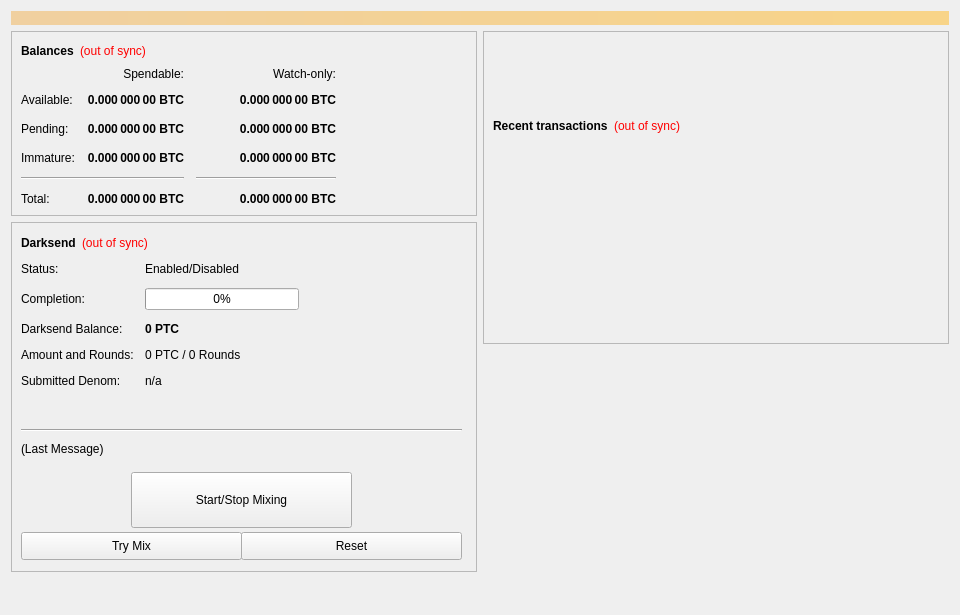
<?xml version="1.0" encoding="UTF-8"?>
<ui version="4.0">
 <class>OverviewPage</class>
 <widget class="QWidget" name="OverviewPage">
  <property name="geometry">
   <rect>
    <x>0</x>
    <y>0</y>
    <width>960</width>
    <height>615</height>
   </rect>
  </property>
  <property name="minimumSize">
   <size>
    <width>960</width>
    <height>0</height>
   </size>
  </property>
  <property name="windowTitle">
   <string>Form</string>
  </property>
  <layout class="QVBoxLayout" name="topLayout">
   <item>
    <widget class="QLabel" name="labelAlerts">
     <property name="visible">
      <bool>false</bool>
     </property>
     <property name="styleSheet">
      <string notr="true">background-color: qlineargradient(x1: 0, y1: 0, x2: 1, y2: 0, stop:0 #F0D0A0, stop:1 #F8D488); color:#000000;</string>
     </property>
     <property name="wordWrap">
      <bool>true</bool>
     </property>
     <property name="margin">
      <number>3</number>
     </property>
    </widget>
   </item>
   <item>
    <layout class="QHBoxLayout" name="horizontalLayout" stretch="1,1">
     <item>
      <layout class="QVBoxLayout" name="verticalLayout_2">
       <item>
        <widget class="QFrame" name="frame">
         <property name="frameShape">
          <enum>QFrame::StyledPanel</enum>
         </property>
         <property name="frameShadow">
          <enum>QFrame::Raised</enum>
         </property>
         <layout class="QVBoxLayout" name="verticalLayout_4">
          <item>
           <layout class="QHBoxLayout" name="horizontalLayout_4">
            <item>
             <widget class="QLabel" name="label_5">
              <property name="font">
               <font>
                <weight>75</weight>
                <bold>true</bold>
               </font>
              </property>
              <property name="text">
               <string>Balances</string>
              </property>
             </widget>
            </item>
            <item>
             <widget class="QLabel" name="labelWalletStatus">
              <property name="cursor">
               <cursorShape>WhatsThisCursor</cursorShape>
              </property>
              <property name="toolTip">
               <string>The displayed information may be out of date. Your wallet automatically synchronizes with the PTC network after a connection is established, but this process has not completed yet.</string>
              </property>
              <property name="styleSheet">
               <string notr="true">QLabel { color: red; }</string>
              </property>
              <property name="text">
               <string notr="true">(out of sync)</string>
              </property>
              <property name="alignment">
               <set>Qt::AlignLeading|Qt::AlignLeft|Qt::AlignVCenter</set>
              </property>
             </widget>
            </item>
            <item>
             <spacer name="horizontalSpacer_3">
              <property name="orientation">
               <enum>Qt::Horizontal</enum>
              </property>
              <property name="sizeHint" stdset="0">
               <size>
                <width>40</width>
                <height>20</height>
               </size>
              </property>
             </spacer>
            </item>
           </layout>
          </item>
          <item>
           <layout class="QGridLayout" name="gridLayout">
            <property name="spacing">
             <number>12</number>
            </property>
            <item row="2" column="2">
             <widget class="QLabel" name="labelWatchPending">
              <property name="font">
               <font>
                <weight>75</weight>
                <bold>true</bold>
               </font>
              </property>
              <property name="cursor">
               <cursorShape>IBeamCursor</cursorShape>
              </property>
              <property name="toolTip">
               <string>Unconfirmed transactions to watch-only addresses</string>
              </property>
              <property name="text">
               <string notr="true">0.000 000 00 BTC</string>
              </property>
              <property name="alignment">
               <set>Qt::AlignRight|Qt::AlignTrailing|Qt::AlignVCenter</set>
              </property>
              <property name="textInteractionFlags">
               <set>Qt::LinksAccessibleByMouse|Qt::TextSelectableByKeyboard|Qt::TextSelectableByMouse</set>
              </property>
             </widget>
            </item>
            <item row="2" column="1">
             <widget class="QLabel" name="labelUnconfirmed">
              <property name="font">
               <font>
                <weight>75</weight>
                <bold>true</bold>
               </font>
              </property>
              <property name="cursor">
               <cursorShape>IBeamCursor</cursorShape>
              </property>
              <property name="toolTip">
               <string>Total of transactions that have yet to be confirmed, and do not yet count toward the spendable balance</string>
              </property>
              <property name="text">
               <string notr="true">0.000 000 00 BTC</string>
              </property>
              <property name="alignment">
               <set>Qt::AlignRight|Qt::AlignTrailing|Qt::AlignVCenter</set>
              </property>
              <property name="textInteractionFlags">
               <set>Qt::LinksAccessibleByMouse|Qt::TextSelectableByKeyboard|Qt::TextSelectableByMouse</set>
              </property>
             </widget>
            </item>
            <item row="3" column="2">
             <widget class="QLabel" name="labelWatchImmature">
              <property name="font">
               <font>
                <weight>75</weight>
                <bold>true</bold>
               </font>
              </property>
              <property name="cursor">
               <cursorShape>IBeamCursor</cursorShape>
              </property>
              <property name="toolTip">
               <string>Staked or masternode rewards in watch-only addresses that has not yet matured</string>
              </property>
              <property name="text">
               <string notr="true">0.000 000 00 BTC</string>
              </property>
              <property name="alignment">
               <set>Qt::AlignRight|Qt::AlignTrailing|Qt::AlignVCenter</set>
              </property>
              <property name="textInteractionFlags">
               <set>Qt::LinksAccessibleByMouse|Qt::TextSelectableByKeyboard|Qt::TextSelectableByMouse</set>
              </property>
             </widget>
            </item>
            <item row="4" column="0" colspan="2">
             <widget class="Line" name="lineSpendableBalance">
              <property name="orientation">
               <enum>Qt::Horizontal</enum>
              </property>
             </widget>
            </item>
            <item row="4" column="2">
             <widget class="Line" name="lineWatchBalance">
              <property name="sizePolicy">
               <sizepolicy hsizetype="Preferred" vsizetype="Fixed">
                <horstretch>0</horstretch>
                <verstretch>0</verstretch>
               </sizepolicy>
              </property>
              <property name="minimumSize">
               <size>
                <width>140</width>
                <height>0</height>
               </size>
              </property>
              <property name="orientation">
               <enum>Qt::Horizontal</enum>
              </property>
             </widget>
            </item>
            <item row="5" column="0">
             <widget class="QLabel" name="labelTotalText">
              <property name="text">
               <string>Total:</string>
              </property>
             </widget>
            </item>
            <item row="3" column="1">
             <widget class="QLabel" name="labelImmature">
              <property name="font">
               <font>
                <weight>75</weight>
                <bold>true</bold>
               </font>
              </property>
              <property name="cursor">
               <cursorShape>IBeamCursor</cursorShape>
              </property>
              <property name="toolTip">
               <string>Staked or masternode rewards that has not yet matured</string>
              </property>
              <property name="text">
               <string notr="true">0.000 000 00 BTC</string>
              </property>
              <property name="alignment">
               <set>Qt::AlignRight|Qt::AlignTrailing|Qt::AlignVCenter</set>
              </property>
              <property name="textInteractionFlags">
               <set>Qt::LinksAccessibleByMouse|Qt::TextSelectableByKeyboard|Qt::TextSelectableByMouse</set>
              </property>
             </widget>
            </item>
            <item row="2" column="3">
             <spacer name="horizontalSpacer_2">
              <property name="orientation">
               <enum>Qt::Horizontal</enum>
              </property>
              <property name="sizeHint" stdset="0">
               <size>
                <width>40</width>
                <height>20</height>
               </size>
              </property>
             </spacer>
            </item>
            <item row="3" column="0">
             <widget class="QLabel" name="labelImmatureText">
              <property name="text">
               <string>Immature:</string>
              </property>
             </widget>
            </item>
            <item row="5" column="1">
             <widget class="QLabel" name="labelTotal">
              <property name="font">
               <font>
                <weight>75</weight>
                <bold>true</bold>
               </font>
              </property>
              <property name="cursor">
               <cursorShape>IBeamCursor</cursorShape>
              </property>
              <property name="toolTip">
               <string>Your current total balance</string>
              </property>
              <property name="text">
               <string notr="true">0.000 000 00 BTC</string>
              </property>
              <property name="alignment">
               <set>Qt::AlignRight|Qt::AlignTrailing|Qt::AlignVCenter</set>
              </property>
              <property name="textInteractionFlags">
               <set>Qt::LinksAccessibleByMouse|Qt::TextSelectableByKeyboard|Qt::TextSelectableByMouse</set>
              </property>
             </widget>
            </item>
            <item row="5" column="2">
             <widget class="QLabel" name="labelWatchTotal">
              <property name="font">
               <font>
                <weight>75</weight>
                <bold>true</bold>
               </font>
              </property>
              <property name="cursor">
               <cursorShape>IBeamCursor</cursorShape>
              </property>
              <property name="toolTip">
               <string>Current total balance in watch-only addresses</string>
              </property>
              <property name="text">
               <string notr="true">0.000 000 00 BTC</string>
              </property>
              <property name="alignment">
               <set>Qt::AlignRight|Qt::AlignTrailing|Qt::AlignVCenter</set>
              </property>
              <property name="textInteractionFlags">
               <set>Qt::LinksAccessibleByMouse|Qt::TextSelectableByKeyboard|Qt::TextSelectableByMouse</set>
              </property>
             </widget>
            </item>
            <item row="0" column="2">
             <widget class="QLabel" name="labelWatchonly">
              <property name="text">
               <string>Watch-only:</string>
              </property>
              <property name="alignment">
               <set>Qt::AlignRight|Qt::AlignTrailing|Qt::AlignVCenter</set>
              </property>
             </widget>
            </item>
            <item row="1" column="0">
             <widget class="QLabel" name="labelBalanceText">
              <property name="text">
               <string>Available:</string>
              </property>
             </widget>
            </item>
            <item row="1" column="1">
             <widget class="QLabel" name="labelBalance">
              <property name="font">
               <font>
                <weight>75</weight>
                <bold>true</bold>
               </font>
              </property>
              <property name="cursor">
               <cursorShape>IBeamCursor</cursorShape>
              </property>
              <property name="toolTip">
               <string>Your current spendable balance</string>
              </property>
              <property name="text">
               <string notr="true">0.000 000 00 BTC</string>
              </property>
              <property name="alignment">
               <set>Qt::AlignRight|Qt::AlignTrailing|Qt::AlignVCenter</set>
              </property>
              <property name="textInteractionFlags">
               <set>Qt::LinksAccessibleByMouse|Qt::TextSelectableByKeyboard|Qt::TextSelectableByMouse</set>
              </property>
             </widget>
            </item>
            <item row="1" column="2">
             <widget class="QLabel" name="labelWatchAvailable">
              <property name="font">
               <font>
                <weight>75</weight>
                <bold>true</bold>
               </font>
              </property>
              <property name="cursor">
               <cursorShape>IBeamCursor</cursorShape>
              </property>
              <property name="toolTip">
               <string>Your current balance in watch-only addresses</string>
              </property>
              <property name="text">
               <string notr="true">0.000 000 00 BTC</string>
              </property>
              <property name="alignment">
               <set>Qt::AlignRight|Qt::AlignTrailing|Qt::AlignVCenter</set>
              </property>
              <property name="textInteractionFlags">
               <set>Qt::LinksAccessibleByMouse|Qt::TextSelectableByKeyboard|Qt::TextSelectableByMouse</set>
              </property>
             </widget>
            </item>
            <item row="2" column="0">
             <widget class="QLabel" name="labelPendingText">
              <property name="text">
               <string>Pending:</string>
              </property>
             </widget>
            </item>
            <item row="0" column="1">
             <widget class="QLabel" name="labelSpendable">
              <property name="text">
               <string>Spendable:</string>
              </property>
              <property name="alignment">
               <set>Qt::AlignRight|Qt::AlignTrailing|Qt::AlignVCenter</set>
              </property>
             </widget>
            </item>
           </layout>
          </item>
         </layout>
        </widget>
       </item>
       <item>
        <widget class="QFrame" name="frameDarksend">
         <property name="minimumSize">
          <size>
           <width>0</width>
           <height>350</height>
          </size>
         </property>
         <property name="layoutDirection">
          <enum>Qt::LeftToRight</enum>
         </property>
         <property name="frameShape">
          <enum>QFrame::StyledPanel</enum>
         </property>
         <property name="frameShadow">
          <enum>QFrame::Raised</enum>
         </property>
         <widget class="QWidget" name="formLayoutWidget">
          <property name="geometry">
           <rect>
            <x>10</x>
            <y>40</y>
            <width>451</width>
            <height>161</height>
           </rect>
          </property>
          <layout class="QFormLayout" name="formLayout">
           <property name="fieldGrowthPolicy">
            <enum>QFormLayout::AllNonFixedFieldsGrow</enum>
           </property>
           <property name="horizontalSpacing">
            <number>11</number>
           </property>
           <property name="verticalSpacing">
            <number>12</number>
           </property>
           <item row="0" column="0">
            <widget class="QLabel" name="label_6">
             <property name="text">
              <string>Status:</string>
             </property>
            </widget>
           </item>
           <item row="1" column="0">
            <widget class="QLabel" name="label_7">
             <property name="text">
              <string>Completion:</string>
             </property>
            </widget>
           </item>
           <item row="1" column="1">
            <widget class="QProgressBar" name="DarksendProgress">
             <property name="maximumSize">
              <size>
               <width>154</width>
               <height>16777215</height>
              </size>
             </property>
             <property name="value">
              <number>0</number>
             </property>
            </widget>
           </item>
           <item row="2" column="0">
            <widget class="QLabel" name="labelAnonymizedText">
             <property name="text">
              <string>Darksend Balance:</string>
             </property>
            </widget>
           </item>
           <item row="2" column="1">
            <widget class="QLabel" name="labelAnonymized">
             <property name="font">
              <font>
               <weight>75</weight>
               <bold>true</bold>
              </font>
             </property>
             <property name="text">
              <string notr="true">0 PTC</string>
             </property>
            </widget>
           </item>
           <item row="3" column="0">
            <widget class="QLabel" name="label_8">
             <property name="text">
              <string>Amount and Rounds:</string>
             </property>
            </widget>
           </item>
           <item row="3" column="1">
            <widget class="QLabel" name="labelAmountRounds">
             <property name="text">
              <string>0 PTC / 0 Rounds</string>
             </property>
            </widget>
           </item>
           <item row="4" column="0">
            <widget class="QLabel" name="label_9">
             <property name="text">
              <string>Submitted Denom:</string>
             </property>
            </widget>
           </item>
           <item row="4" column="1">
            <widget class="QLabel" name="labelSubmittedDenom">
             <property name="toolTip">
              <string>The denominations you submitted to the Masternode.&lt;br&gt;To mix, other users must submit the exact same denominations.</string>
             </property>
             <property name="text">
              <string>n/a</string>
             </property>
            </widget>
           </item>
           <item row="0" column="1">
            <widget class="QLabel" name="DarksendEnabled">
             <property name="text">
              <string>Enabled/Disabled</string>
             </property>
            </widget>
           </item>
          </layout>
         </widget>
         <widget class="QPushButton" name="runAutoDenom">
          <property name="geometry">
           <rect>
            <x>251</x>
            <y>17</y>
            <width>1</width>
            <height>1</height>
           </rect>
          </property>
          <property name="palette">
           <palette>
            <active>
             <colorrole role="WindowText">
              <brush brushstyle="SolidPattern">
               <color alpha="255">
                <red>0</red>
                <green>0</green>
                <blue>0</blue>
               </color>
              </brush>
             </colorrole>
             <colorrole role="Button">
              <brush brushstyle="SolidPattern">
               <color alpha="255">
                <red>239</red>
                <green>238</green>
                <blue>238</blue>
               </color>
              </brush>
             </colorrole>
             <colorrole role="Light">
              <brush brushstyle="SolidPattern">
               <color alpha="255">
                <red>255</red>
                <green>255</green>
                <blue>255</blue>
               </color>
              </brush>
             </colorrole>
             <colorrole role="Midlight">
              <brush brushstyle="SolidPattern">
               <color alpha="255">
                <red>247</red>
                <green>246</green>
                <blue>246</blue>
               </color>
              </brush>
             </colorrole>
             <colorrole role="Dark">
              <brush brushstyle="SolidPattern">
               <color alpha="255">
                <red>119</red>
                <green>119</green>
                <blue>119</blue>
               </color>
              </brush>
             </colorrole>
             <colorrole role="Mid">
              <brush brushstyle="SolidPattern">
               <color alpha="255">
                <red>159</red>
                <green>159</green>
                <blue>159</blue>
               </color>
              </brush>
             </colorrole>
             <colorrole role="Text">
              <brush brushstyle="SolidPattern">
               <color alpha="255">
                <red>0</red>
                <green>0</green>
                <blue>0</blue>
               </color>
              </brush>
             </colorrole>
             <colorrole role="BrightText">
              <brush brushstyle="SolidPattern">
               <color alpha="255">
                <red>255</red>
                <green>255</green>
                <blue>255</blue>
               </color>
              </brush>
             </colorrole>
             <colorrole role="ButtonText">
              <brush brushstyle="SolidPattern">
               <color alpha="255">
                <red>0</red>
                <green>0</green>
                <blue>0</blue>
               </color>
              </brush>
             </colorrole>
             <colorrole role="Base">
              <brush brushstyle="SolidPattern">
               <color alpha="255">
                <red>255</red>
                <green>255</green>
                <blue>255</blue>
               </color>
              </brush>
             </colorrole>
             <colorrole role="Window">
              <brush brushstyle="SolidPattern">
               <color alpha="255">
                <red>239</red>
                <green>238</green>
                <blue>238</blue>
               </color>
              </brush>
             </colorrole>
             <colorrole role="Shadow">
              <brush brushstyle="SolidPattern">
               <color alpha="255">
                <red>0</red>
                <green>0</green>
                <blue>0</blue>
               </color>
              </brush>
             </colorrole>
             <colorrole role="AlternateBase">
              <brush brushstyle="SolidPattern">
               <color alpha="255">
                <red>247</red>
                <green>246</green>
                <blue>246</blue>
               </color>
              </brush>
             </colorrole>
             <colorrole role="ToolTipBase">
              <brush brushstyle="SolidPattern">
               <color alpha="255">
                <red>255</red>
                <green>255</green>
                <blue>220</blue>
               </color>
              </brush>
             </colorrole>
             <colorrole role="ToolTipText">
              <brush brushstyle="SolidPattern">
               <color alpha="255">
                <red>0</red>
                <green>0</green>
                <blue>0</blue>
               </color>
              </brush>
             </colorrole>
            </active>
            <inactive>
             <colorrole role="WindowText">
              <brush brushstyle="SolidPattern">
               <color alpha="255">
                <red>0</red>
                <green>0</green>
                <blue>0</blue>
               </color>
              </brush>
             </colorrole>
             <colorrole role="Button">
              <brush brushstyle="SolidPattern">
               <color alpha="255">
                <red>239</red>
                <green>238</green>
                <blue>238</blue>
               </color>
              </brush>
             </colorrole>
             <colorrole role="Light">
              <brush brushstyle="SolidPattern">
               <color alpha="255">
                <red>255</red>
                <green>255</green>
                <blue>255</blue>
               </color>
              </brush>
             </colorrole>
             <colorrole role="Midlight">
              <brush brushstyle="SolidPattern">
               <color alpha="255">
                <red>247</red>
                <green>246</green>
                <blue>246</blue>
               </color>
              </brush>
             </colorrole>
             <colorrole role="Dark">
              <brush brushstyle="SolidPattern">
               <color alpha="255">
                <red>119</red>
                <green>119</green>
                <blue>119</blue>
               </color>
              </brush>
             </colorrole>
             <colorrole role="Mid">
              <brush brushstyle="SolidPattern">
               <color alpha="255">
                <red>159</red>
                <green>159</green>
                <blue>159</blue>
               </color>
              </brush>
             </colorrole>
             <colorrole role="Text">
              <brush brushstyle="SolidPattern">
               <color alpha="255">
                <red>0</red>
                <green>0</green>
                <blue>0</blue>
               </color>
              </brush>
             </colorrole>
             <colorrole role="BrightText">
              <brush brushstyle="SolidPattern">
               <color alpha="255">
                <red>255</red>
                <green>255</green>
                <blue>255</blue>
               </color>
              </brush>
             </colorrole>
             <colorrole role="ButtonText">
              <brush brushstyle="SolidPattern">
               <color alpha="255">
                <red>0</red>
                <green>0</green>
                <blue>0</blue>
               </color>
              </brush>
             </colorrole>
             <colorrole role="Base">
              <brush brushstyle="SolidPattern">
               <color alpha="255">
                <red>255</red>
                <green>255</green>
                <blue>255</blue>
               </color>
              </brush>
             </colorrole>
             <colorrole role="Window">
              <brush brushstyle="SolidPattern">
               <color alpha="255">
                <red>239</red>
                <green>238</green>
                <blue>238</blue>
               </color>
              </brush>
             </colorrole>
             <colorrole role="Shadow">
              <brush brushstyle="SolidPattern">
               <color alpha="255">
                <red>0</red>
                <green>0</green>
                <blue>0</blue>
               </color>
              </brush>
             </colorrole>
             <colorrole role="AlternateBase">
              <brush brushstyle="SolidPattern">
               <color alpha="255">
                <red>247</red>
                <green>246</green>
                <blue>246</blue>
               </color>
              </brush>
             </colorrole>
             <colorrole role="ToolTipBase">
              <brush brushstyle="SolidPattern">
               <color alpha="255">
                <red>255</red>
                <green>255</green>
                <blue>220</blue>
               </color>
              </brush>
             </colorrole>
             <colorrole role="ToolTipText">
              <brush brushstyle="SolidPattern">
               <color alpha="255">
                <red>0</red>
                <green>0</green>
                <blue>0</blue>
               </color>
              </brush>
             </colorrole>
            </inactive>
            <disabled>
             <colorrole role="WindowText">
              <brush brushstyle="SolidPattern">
               <color alpha="255">
                <red>119</red>
                <green>119</green>
                <blue>119</blue>
               </color>
              </brush>
             </colorrole>
             <colorrole role="Button">
              <brush brushstyle="SolidPattern">
               <color alpha="255">
                <red>239</red>
                <green>238</green>
                <blue>238</blue>
               </color>
              </brush>
             </colorrole>
             <colorrole role="Light">
              <brush brushstyle="SolidPattern">
               <color alpha="255">
                <red>255</red>
                <green>255</green>
                <blue>255</blue>
               </color>
              </brush>
             </colorrole>
             <colorrole role="Midlight">
              <brush brushstyle="SolidPattern">
               <color alpha="255">
                <red>247</red>
                <green>246</green>
                <blue>246</blue>
               </color>
              </brush>
             </colorrole>
             <colorrole role="Dark">
              <brush brushstyle="SolidPattern">
               <color alpha="255">
                <red>119</red>
                <green>119</green>
                <blue>119</blue>
               </color>
              </brush>
             </colorrole>
             <colorrole role="Mid">
              <brush brushstyle="SolidPattern">
               <color alpha="255">
                <red>159</red>
                <green>159</green>
                <blue>159</blue>
               </color>
              </brush>
             </colorrole>
             <colorrole role="Text">
              <brush brushstyle="SolidPattern">
               <color alpha="255">
                <red>119</red>
                <green>119</green>
                <blue>119</blue>
               </color>
              </brush>
             </colorrole>
             <colorrole role="BrightText">
              <brush brushstyle="SolidPattern">
               <color alpha="255">
                <red>255</red>
                <green>255</green>
                <blue>255</blue>
               </color>
              </brush>
             </colorrole>
             <colorrole role="ButtonText">
              <brush brushstyle="SolidPattern">
               <color alpha="255">
                <red>119</red>
                <green>119</green>
                <blue>119</blue>
               </color>
              </brush>
             </colorrole>
             <colorrole role="Base">
              <brush brushstyle="SolidPattern">
               <color alpha="255">
                <red>239</red>
                <green>238</green>
                <blue>238</blue>
               </color>
              </brush>
             </colorrole>
             <colorrole role="Window">
              <brush brushstyle="SolidPattern">
               <color alpha="255">
                <red>239</red>
                <green>238</green>
                <blue>238</blue>
               </color>
              </brush>
             </colorrole>
             <colorrole role="Shadow">
              <brush brushstyle="SolidPattern">
               <color alpha="255">
                <red>0</red>
                <green>0</green>
                <blue>0</blue>
               </color>
              </brush>
             </colorrole>
             <colorrole role="AlternateBase">
              <brush brushstyle="SolidPattern">
               <color alpha="255">
                <red>239</red>
                <green>238</green>
                <blue>238</blue>
               </color>
              </brush>
             </colorrole>
             <colorrole role="ToolTipBase">
              <brush brushstyle="SolidPattern">
               <color alpha="255">
                <red>255</red>
                <green>255</green>
                <blue>220</blue>
               </color>
              </brush>
             </colorrole>
             <colorrole role="ToolTipText">
              <brush brushstyle="SolidPattern">
               <color alpha="255">
                <red>0</red>
                <green>0</green>
                <blue>0</blue>
               </color>
              </brush>
             </colorrole>
            </disabled>
           </palette>
          </property>
          <property name="focusPolicy">
           <enum>Qt::NoFocus</enum>
          </property>
          <property name="autoFillBackground">
           <bool>true</bool>
          </property>
          <property name="text">
           <string/>
          </property>
          <property name="flat">
           <bool>true</bool>
          </property>
         </widget>
         <widget class="QPushButton" name="toggleDarksend">
          <property name="geometry">
           <rect>
            <x>120</x>
            <y>250</y>
            <width>221</width>
            <height>56</height>
           </rect>
          </property>
          <property name="sizePolicy">
           <sizepolicy hsizetype="MinimumExpanding" vsizetype="Fixed">
            <horstretch>0</horstretch>
            <verstretch>0</verstretch>
           </sizepolicy>
          </property>
          <property name="text">
           <string>Start/Stop Mixing</string>
          </property>
         </widget>
         <widget class="Line" name="lineLastMessage">
          <property name="geometry">
           <rect>
            <x>10</x>
            <y>200</y>
            <width>441</width>
            <height>16</height>
           </rect>
          </property>
          <property name="orientation">
           <enum>Qt::Horizontal</enum>
          </property>
         </widget>
         <widget class="QLabel" name="DarksendStatus">
          <property name="geometry">
           <rect>
            <x>10</x>
            <y>220</y>
            <width>451</width>
            <height>61</height>
           </rect>
          </property>
          <property name="minimumSize">
           <size>
            <width>288</width>
            <height>43</height>
           </size>
          </property>
          <property name="text">
           <string>(Last Message)</string>
          </property>
          <property name="alignment">
           <set>Qt::AlignLeading|Qt::AlignLeft|Qt::AlignTop</set>
          </property>
          <property name="wordWrap">
           <bool>true</bool>
          </property>
         </widget>
         <widget class="QPushButton" name="DarksendAuto">
          <property name="geometry">
           <rect>
            <x>10</x>
            <y>310</y>
            <width>221</width>
            <height>28</height>
           </rect>
          </property>
          <property name="sizePolicy">
           <sizepolicy hsizetype="MinimumExpanding" vsizetype="Fixed">
            <horstretch>0</horstretch>
            <verstretch>0</verstretch>
           </sizepolicy>
          </property>
          <property name="toolTip">
           <string>Try to manually submit a Darksend request.</string>
          </property>
          <property name="text">
           <string>Try Mix</string>
          </property>
         </widget>
         <widget class="QPushButton" name="DarksendReset">
          <property name="geometry">
           <rect>
            <x>230</x>
            <y>310</y>
            <width>221</width>
            <height>28</height>
           </rect>
          </property>
          <property name="sizePolicy">
           <sizepolicy hsizetype="MinimumExpanding" vsizetype="Fixed">
            <horstretch>0</horstretch>
            <verstretch>0</verstretch>
           </sizepolicy>
          </property>
          <property name="toolTip">
           <string>Reset the current status of Darksend (can interrupt Darksend if it's in the process of Mixing, which can cost you money!)</string>
          </property>
          <property name="autoFillBackground">
           <bool>false</bool>
          </property>
          <property name="text">
           <string>Reset</string>
          </property>
         </widget>
         <widget class="QWidget" name="layoutWidget">
          <property name="geometry">
           <rect>
            <x>10</x>
            <y>10</y>
            <width>431</width>
            <height>22</height>
           </rect>
          </property>
          <layout class="QHBoxLayout" name="horizontalLayout_5">
           <item>
            <widget class="QLabel" name="label_2">
             <property name="font">
              <font>
               <weight>75</weight>
               <bold>true</bold>
              </font>
             </property>
             <property name="text">
              <string>Darksend</string>
             </property>
            </widget>
           </item>
           <item>
            <widget class="QLabel" name="labelDarksendSyncStatus">
             <property name="toolTip">
              <string>The displayed information may be out of date. Your wallet automatically synchronizes with the PTC network after a connection is established, but this process has not completed yet.</string>
             </property>
             <property name="styleSheet">
              <string notr="true">QLabel { color: red; }</string>
             </property>
             <property name="text">
              <string notr="true">(out of sync)</string>
             </property>
             <property name="alignment">
              <set>Qt::AlignLeading|Qt::AlignLeft|Qt::AlignVCenter</set>
             </property>
            </widget>
           </item>
           <item>
            <spacer name="horizontalSpacer_4">
             <property name="orientation">
              <enum>Qt::Horizontal</enum>
             </property>
             <property name="sizeHint" stdset="0">
              <size>
               <width>40</width>
               <height>20</height>
              </size>
             </property>
            </spacer>
           </item>
          </layout>
         </widget>
        </widget>
       </item>
       <item>
        <spacer name="verticalSpacer">
         <property name="orientation">
          <enum>Qt::Vertical</enum>
         </property>
         <property name="sizeHint" stdset="0">
          <size>
           <width>20</width>
           <height>40</height>
          </size>
         </property>
        </spacer>
       </item>
      </layout>
     </item>
     <item>
      <layout class="QVBoxLayout" name="verticalLayout_3">
       <item>
        <widget class="QFrame" name="frame_2">
         <property name="frameShape">
          <enum>QFrame::StyledPanel</enum>
         </property>
         <property name="frameShadow">
          <enum>QFrame::Raised</enum>
         </property>
         <layout class="QVBoxLayout" name="verticalLayout">
          <item>
           <spacer name="verticalSpacer_3">
            <property name="orientation">
             <enum>Qt::Vertical</enum>
            </property>
            <property name="sizeType">
             <enum>QSizePolicy::Fixed</enum>
            </property>
            <property name="sizeHint" stdset="0">
             <size>
              <width>20</width>
              <height>75</height>
             </size>
            </property>
           </spacer>
          </item>
          <item>
           <layout class="QHBoxLayout" name="horizontalLayout_2">
            <item>
             <widget class="QLabel" name="label_4">
              <property name="font">
               <font>
                <weight>75</weight>
                <bold>true</bold>
               </font>
              </property>
              <property name="text">
               <string>Recent transactions</string>
              </property>
             </widget>
            </item>
            <item>
             <widget class="QLabel" name="labelTransactionsStatus">
              <property name="cursor">
               <cursorShape>WhatsThisCursor</cursorShape>
              </property>
              <property name="toolTip">
               <string>The displayed information may be out of date. Your wallet automatically synchronizes with the PTC network after a connection is established, but this process has not completed yet.</string>
              </property>
              <property name="styleSheet">
               <string notr="true">QLabel { color: red; }</string>
              </property>
              <property name="text">
               <string notr="true">(out of sync)</string>
              </property>
              <property name="alignment">
               <set>Qt::AlignRight|Qt::AlignTrailing|Qt::AlignVCenter</set>
              </property>
             </widget>
            </item>
            <item>
             <spacer name="horizontalSpacer">
              <property name="orientation">
               <enum>Qt::Horizontal</enum>
              </property>
              <property name="sizeHint" stdset="0">
               <size>
                <width>40</width>
                <height>20</height>
               </size>
              </property>
             </spacer>
            </item>
           </layout>
          </item>
          <item>
           <widget class="QListView" name="listTransactions">
            <property name="styleSheet">
             <string notr="true">QListView { background: transparent; }</string>
            </property>
            <property name="frameShape">
             <enum>QFrame::NoFrame</enum>
            </property>
            <property name="verticalScrollBarPolicy">
             <enum>Qt::ScrollBarAlwaysOff</enum>
            </property>
            <property name="horizontalScrollBarPolicy">
             <enum>Qt::ScrollBarAlwaysOff</enum>
            </property>
            <property name="selectionMode">
             <enum>QAbstractItemView::NoSelection</enum>
            </property>
           </widget>
          </item>
         </layout>
        </widget>
       </item>
       <item>
        <spacer name="verticalSpacer_2">
         <property name="orientation">
          <enum>Qt::Vertical</enum>
         </property>
         <property name="sizeType">
          <enum>QSizePolicy::Expanding</enum>
         </property>
         <property name="sizeHint" stdset="0">
          <size>
           <width>20</width>
           <height>40</height>
          </size>
         </property>
        </spacer>
       </item>
      </layout>
     </item>
    </layout>
   </item>
  </layout>
 </widget>
 <resources/>
 <connections/>
</ui>
